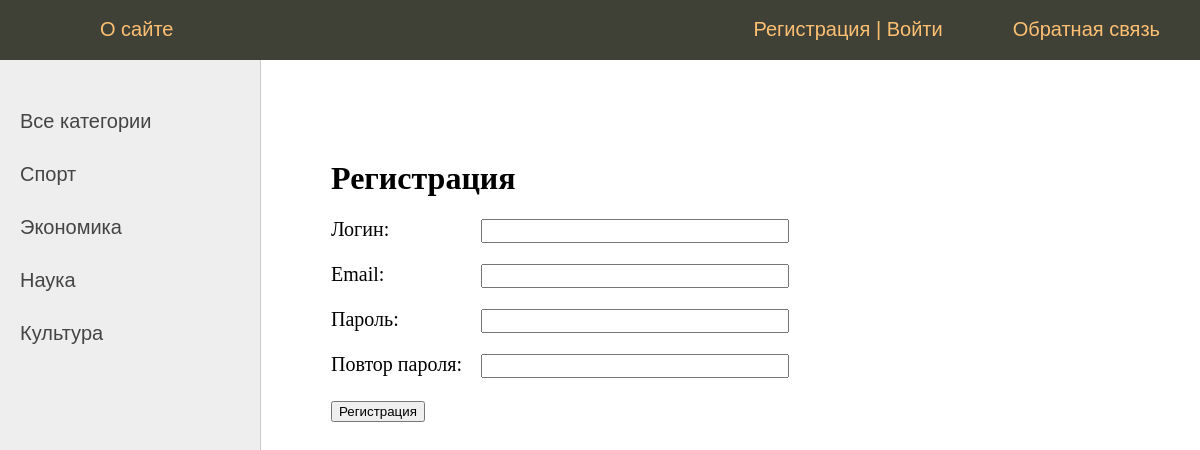
Screenshot of /register/ with the database file from the repository.
### news/models.py (models this page shows, shortened)
class Category(models.Model):
    title = models.CharField(max_length=255)
    slug = models.SlugField(max_length=255, blank=True, db_index=True, default='')
    class Meta:
        verbose_name = 'Категории'
        verbose_name_plural = 'Категории'
    def get_absolute_url(self):
        return reverse('cat', kwargs={'cat_slug': self.slug})

### news/views.py (the view)
# urls.py: path('register/', views.RegisterUser.as_view(), name="register"),
class RegisterUser(DataMixin, CreateView):
    form_class = RegisterUserForm
    template_name = 'news/register.html'
    success_url = reverse_lazy('login')
    def get_context_data(self, *, object_list=None, **kwargs):
        context = super().get_context_data(**kwargs)
        c_def = self.get_user_context(title="Регистрация")
        return dict(list(context.items()) + list(c_def.items()))

### news/forms.py
class RegisterUserForm(UserCreationForm):
    username = forms.CharField(label='Логин', widget=forms.TextInput(attrs={'class': 'form-input'}))
    email = forms.EmailField(label='Email', widget=forms.EmailInput(attrs={'class': 'form-input'}))
    password1 = forms.CharField(label='Пароль', widget=forms.PasswordInput(attrs={'class': 'form-input'}))
    password2 = forms.CharField(label='Повтор пароля', widget=forms.PasswordInput(attrs={'class': 'form-input'}))
    class Meta:
        model = User
        fields = ('username', 'email', 'password1', 'password2')

### news/templatetags/news_tags.py (called while the page is built)
@register.inclusion_tag('news/list_categories.html')
def show_categories():
    cats = Category.objects.all()
    return{'cats': cats}

### news/utils.py (called while the page is built)
    def get_user_context(self, **kwargs):
        context = kwargs
        cats = Category.objects.annotate(Count('news'))
        user_menu = menu.copy()
        if not self.request.user.is_authenticated:
            user_menu.pop(1)
        context['menu'] = user_menu
        context['cats'] = cats
        if 'cat_selected' not in context:
            context['cat_selected'] = 0
        return context

### news/templates/news/register.html (shortened to what this page needs)
{% extends 'news/base.html' %}
{% block content %}
<h1>{{title}}</h1>
<form method="post">
{% for f in form %}
<p><label class="form-label" for="{{ f.id_for_label }}">{{f.label}}: </label>{{ f }}</p>
{% endfor %}
    <button type="submit">Регистрация</button>
</form>
{% endblock %}

### news/templates/news/list_categories.html
{% for cat in cats %}
<li><a href="{{cat.get_absolute_url}}">{{cat.title}}</a></li>
{% endfor %}

### rows the page displays
Category: title "Спорт"
Category: title "Экономика"
Category: title "Наука"
Category: title "Культура"

### other values shown
{{ m.title }} "О сайте" "Обратная связь"
{{ title }} "Регистрация"
{{ f.label }} "Логин" "Email" "Пароль" "Повтор пароля"
